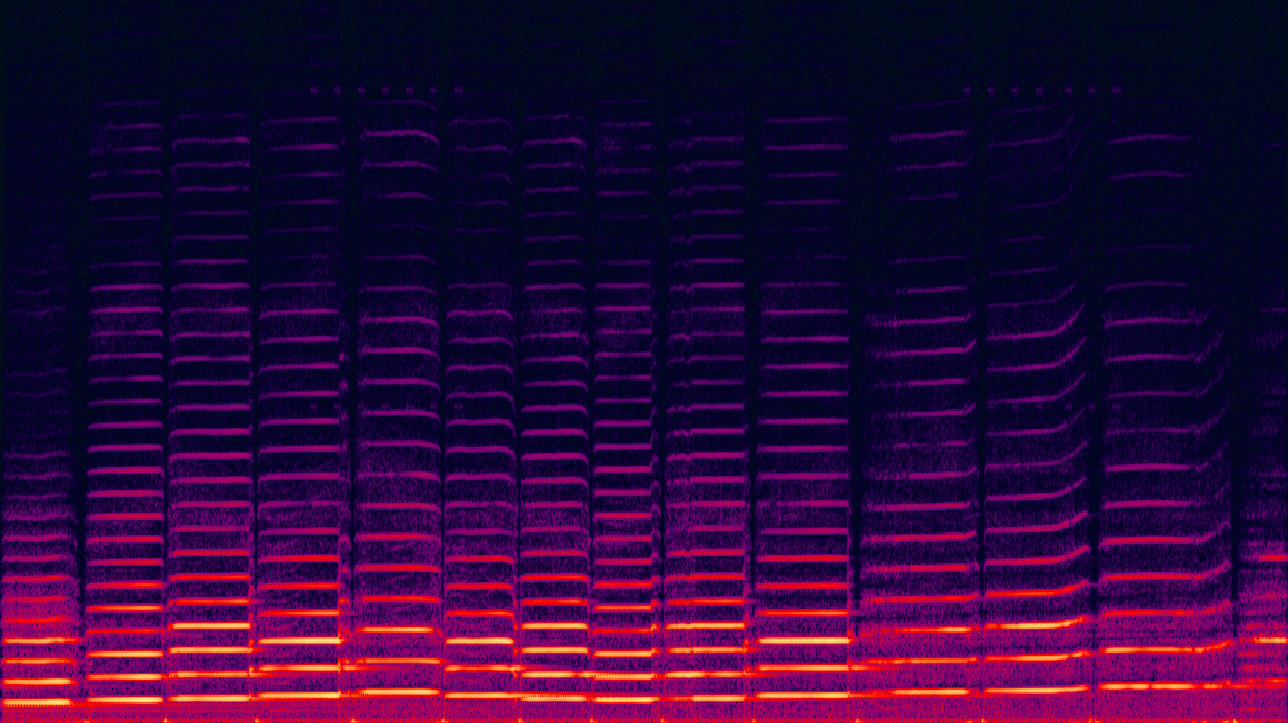
#> input picture notebooks/segmentation/violin.png, 1288 x 723 px
$ jupyter execute '#8 - Canny edge detection.ipynb'
#> lines starting #> are read from the running program, lines starting #| are printed output that depends on the picture; after the words box and inside, x2 and y2 are one past the last pixel; in counts of white or black regions, pixels touching at a corner belong together
# Canny edges

Canny edge detection is a popular algorithm for finding edges in an image. There are a couple of steps involved in performing this method:

- Edge detection is sensitive to noise, so the first step is to apply a noise filter. A 5x5 Guassian filter will hopefully do the trick.
- Determine threshold (second and third arguments) for hysteresis procedure (difference between two angles)

The program below computes a reasonable estimate for what the thresholding values should be.

[cell 1]
import numpy as np
import cv2

# this function computes a reasonable estimate for what the thresholding values should be.

def getAutoEdge(image, sigma=0.23):

    # takes in an array and returns the median
    v = np.median(image)

    # lower and upper limit

    l = int(max(0, (1.0 - sigma) * v))
    u = int(min(255, (1.0 + sigma) * v))

    return u

img = cv2.imread('violin.png',0)
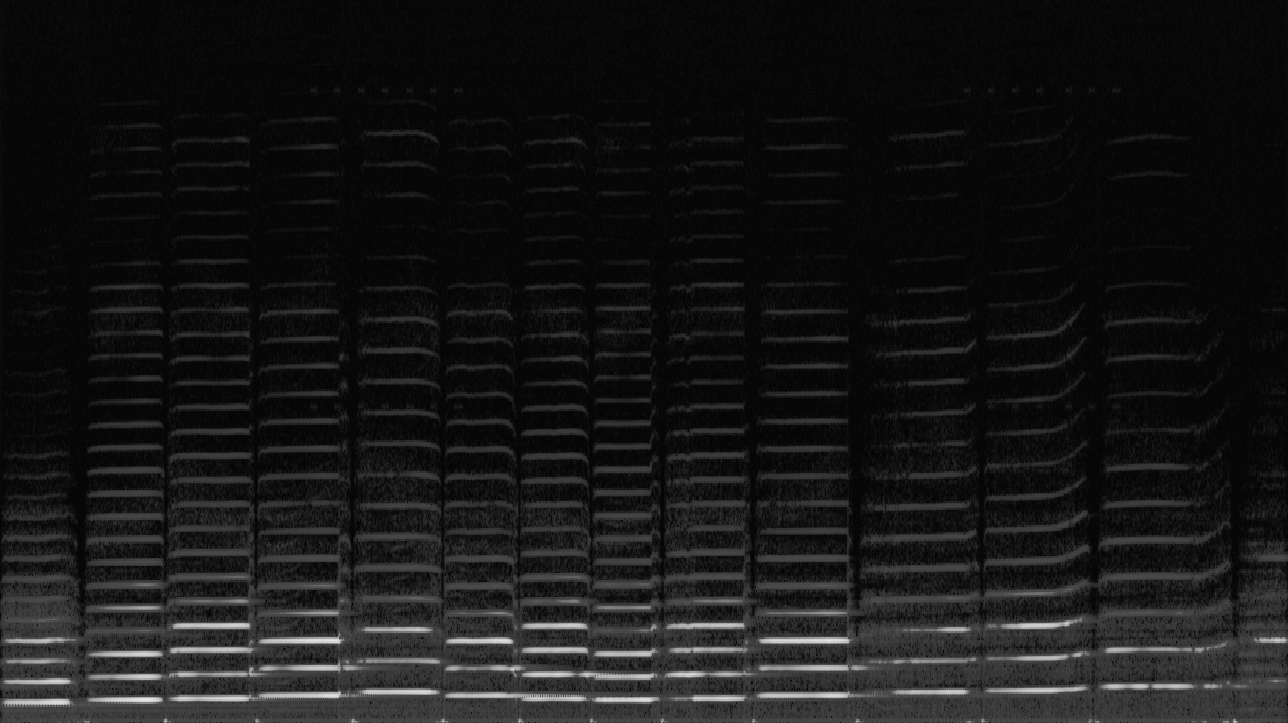
#> img: shape (723, 1288); min 5, max 229, mean 22.9

getAutoEdge(img)
#> in getAutoEdge, `v = np.median(image)`: v = 10
#> in getAutoEdge, `l = int(max(0, (1.0 - sigma) * v))`: l = 7
#> in getAutoEdge, `u = int(min(255, (1.0 + sigma) * v))`: u = 12
#> Out = 12

[cell 2]
import numpy as np
from matplotlib import pyplot as plt
import cv2

gray = cv2.imread('violin.png')
#> gray is the input picture: shape (723, 1288, 3); mean B, G, R 55.8, 5.9, 45.3
filter = cv2.GaussianBlur(gray, (5,5), 7, 12)
edges = cv2.Canny(filter,50,150,apertureSize = 3)
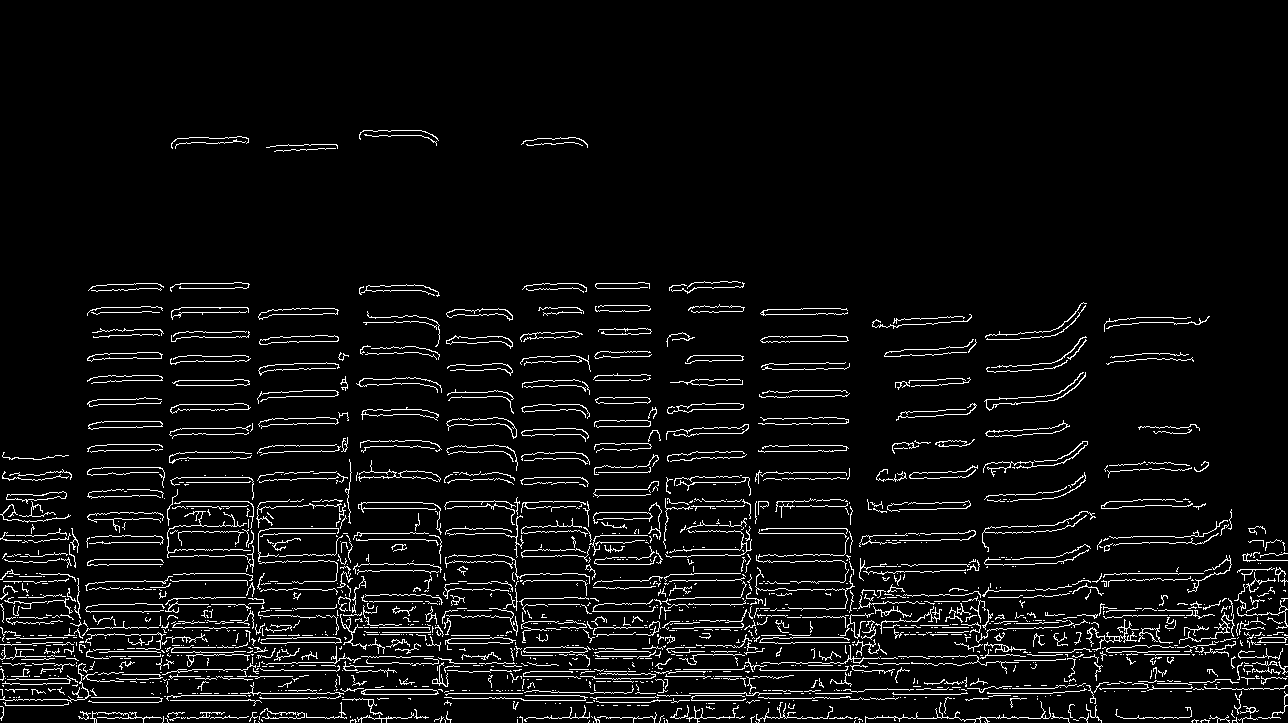
#> edges: shape (723, 1288); 5.6% white in thin lines or dots, all inside (x1, y1, x2, y2) = (0, 130, 1288, 723)
cv2.imwrite('edges-50-150.jpg',edges)
minLineLength=100
lines = cv2.HoughLinesP(image=edges,rho=1,theta=np.pi/180, threshold=100,lines=np.array([]), minLineLength=minLineLength,maxLineGap=80)
#> lines = 252 rows, first 6: [1, 717, 1279, 717], [105, 627, 1286, 627], [2, 693, 1092, 693], [0, 718, 1280, 718], [449, 501, 881, 501], [3, 615, 542, 615]

a,b,c = lines.shape
#> a = 252; b = 1; c = 4
for i in range(a):
    cv2.line(gray, (lines[i][0][0], lines[i][0][1]), (lines[i][0][2], lines[i][0][3]), (0, 0, 255), 3, cv2.LINE_AA)
    cv2.imwrite('houghlines5.jpg',gray)
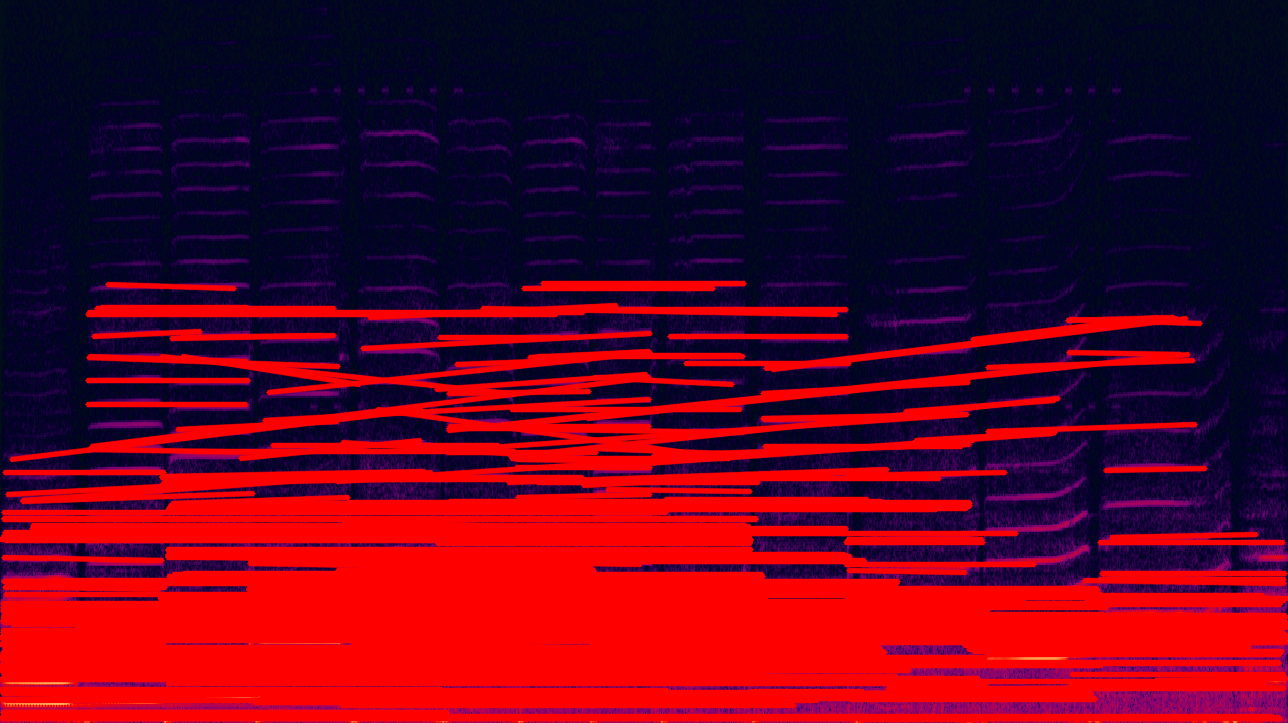
#> gray: shape (723, 1288, 3); mean B, G, R 30.6, 2.6, 93

plt.imshow(edges)
plt.show()

This edge detection method either doesn't work well, or I'm not understanding how to use it.

[cell 3]
import numpy as np
import cv2

image = cv2.imread("violin.png")
image = cv2.cvtColor(image, cv2.COLOR_BGR2GRAY)

# apply Gaussian blur to help reduce noise

image = cv2.GaussianBlur(image, (5, 5), 0)

# the second and third arguments are the respective cutoff points of gradient values being assessed.
# right now, they are arbitrary and we can change them to see if we ever get something we like.

canny = cv2.Canny(image, 1, 10)
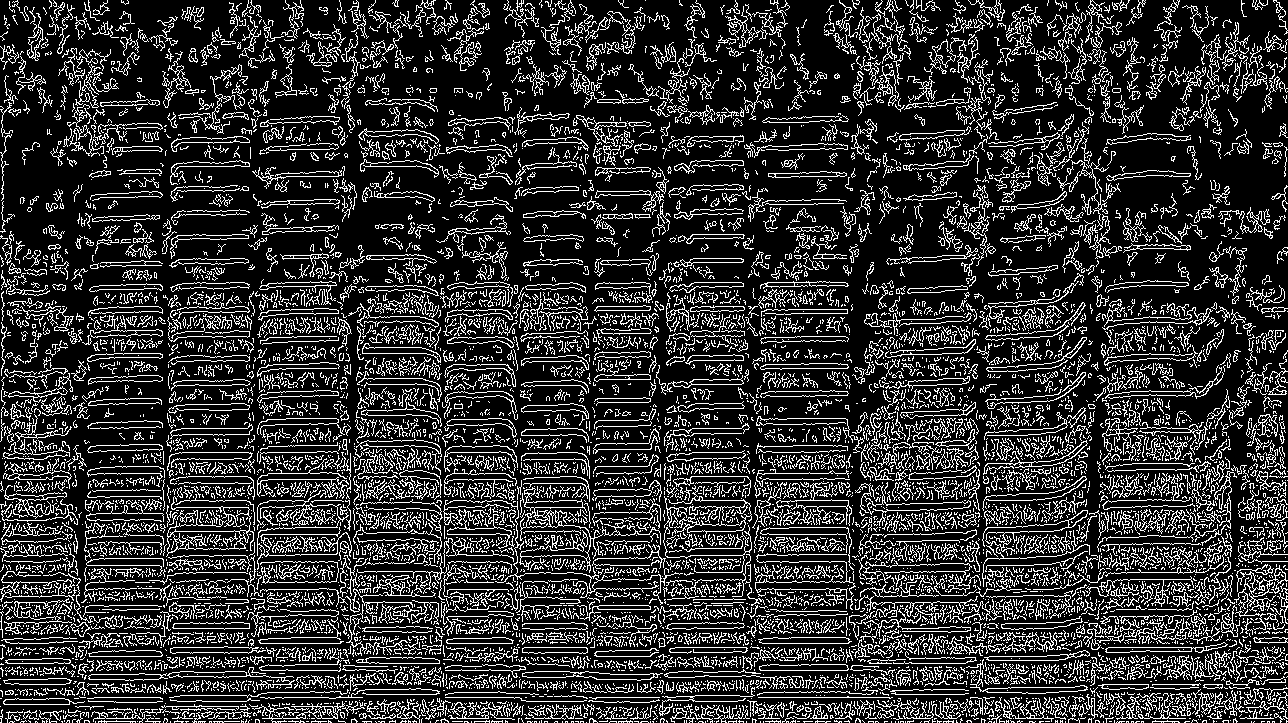
#> canny: shape (723, 1288); 19.4% white in thin lines or dots

plt.imshow(canny)
plt.show()

[cell 4]
import numpy as np
import cv2

image = cv2.imread("violin.png")
image = cv2.cvtColor(image, cv2.COLOR_BGR2GRAY)

# apply Gaussian blur to help reduce noise

image = cv2.GaussianBlur(image, (5, 5), 0)

# If we write a loop, perhaps we can test different values and see if anything looks good!

for x in range(10, 60, 5):
    for y in range(90, 210, 5):
        canny = cv2.Canny(image, x, y)
        plt.imshow(canny)
        plt.show()
#> this loop made 10 passes
#> pass 1, `plt.show()`:
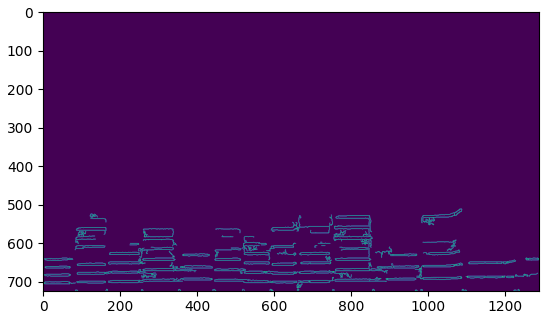
#> figure drawn by matplotlib, 1 panel

$ run again, with notebooks/segmentation/houghlines5.jpg saved as notebooks/segmentation/violin.png
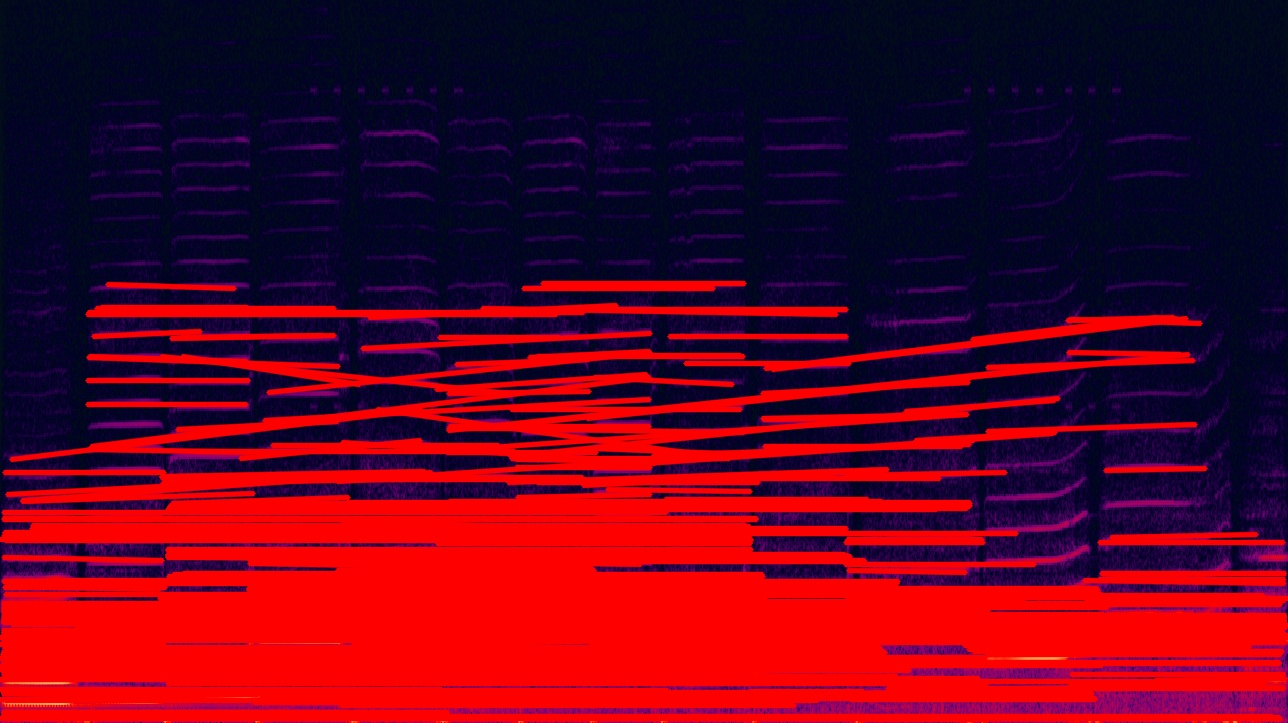
#> input picture notebooks/segmentation/houghlines5.jpg, 1288 x 723 px
#> v = 11
#> l = 8
#> u = 13
#> gray is the input picture: shape (723, 1288, 3); mean B, G, R 30.7, 3.3, 92.5
#> `edges = cv2.Canny(filter,50,150,apertureSize = 3)`:
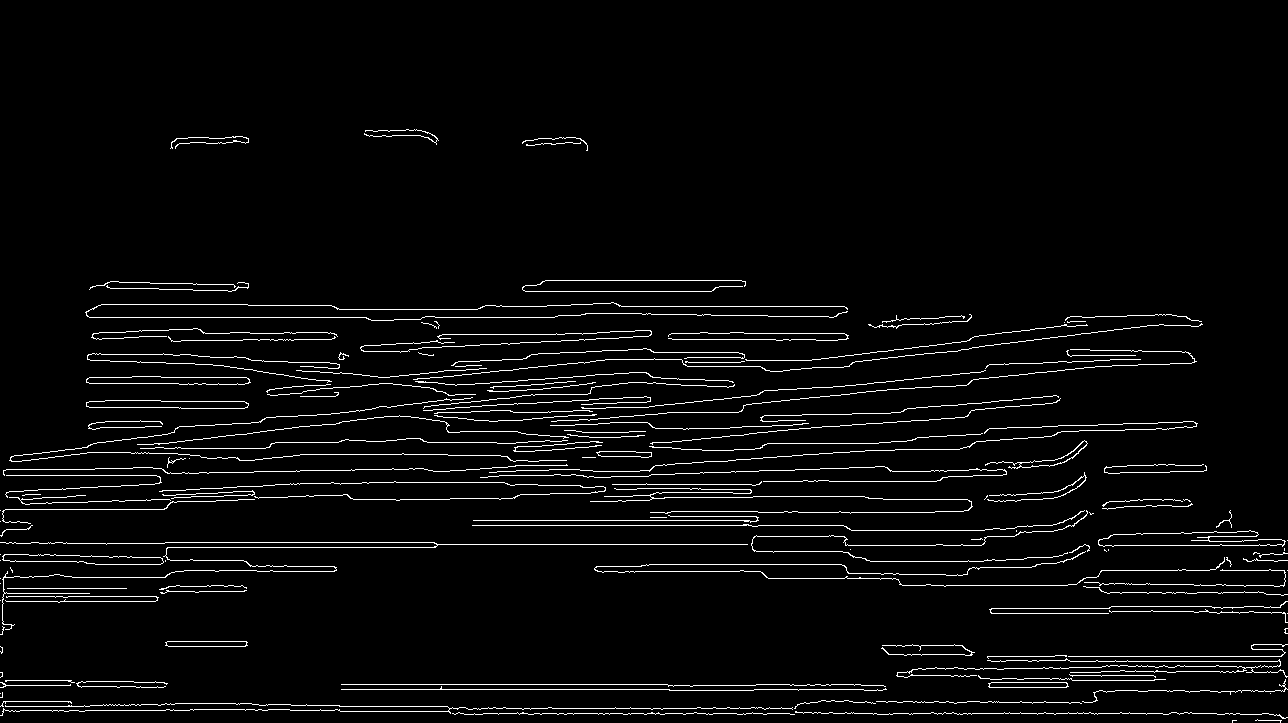
#> edges: shape (723, 1288); 3.8% white in thin lines or dots, all inside (x1, y1, x2, y2) = (0, 129, 1288, 723)
#> lines = 138 rows, first 6: [450, 713, 1268, 713], [341, 689, 669, 689], [472, 525, 843, 525], [89, 317, 554, 317], [341, 684, 667, 684], [446, 428, 983, 371]
#> canny: shape (723, 1288); 13.9% white in thin lines or dots
#> the loop `for x in range(10, 60, 5):` made 10 passes
#> pass 1, `plt.show()`:
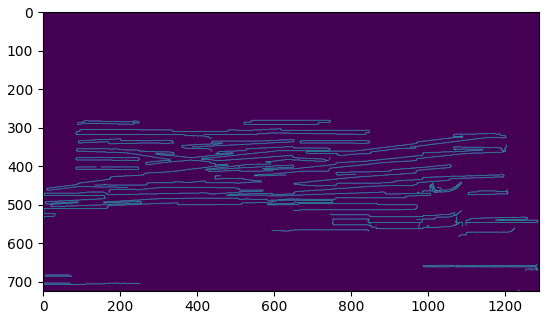
#> figure drawn by matplotlib, 1 panel
